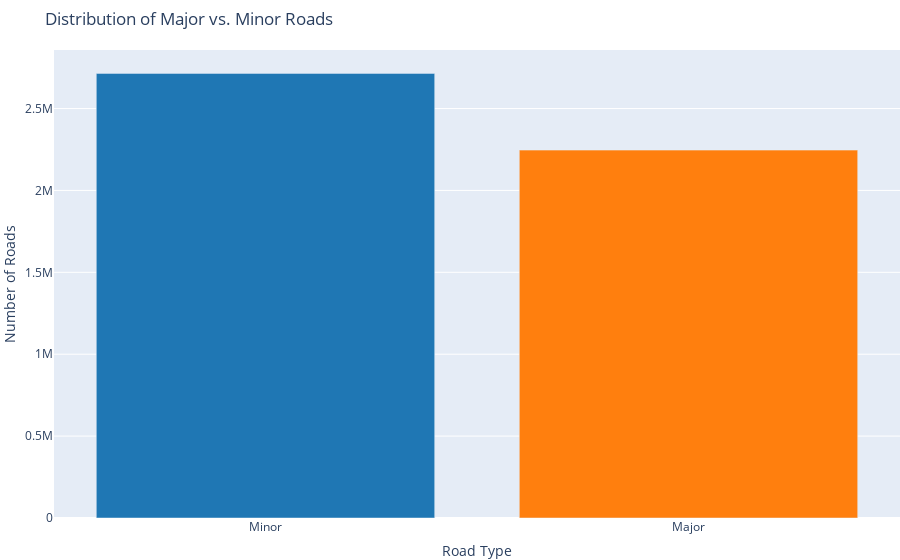

The code cell stored with this chart in its notebook:
### Code cell
import plotly.express as px
import pandas as pd

# Assuming you have a large dataset with the column 'road_type'
# Count the occurrences of 'Major' and 'Minor'
road_type_counts = pd_raw_count['road_type'].value_counts()

# Convert the counts to a DataFrame for easy plotting
road_type_df = road_type_counts.reset_index()
road_type_df.columns = ['road_type', 'count']

# Create a bar chart using Plotly Express
fig = px.bar(
    road_type_df, 
    x='road_type', 
    y='count', 
    title="Distribution of Major vs. Minor Roads",
    labels={'road_type': 'Road Type', 'count': 'Count'},
    color='road_type',  # Color by road type
    color_discrete_sequence=["#1f77b4", "#ff7f0e"]  # Set custom colors for Major and Minor
)

# Customize the layout for better readability
fig.update_layout(
    xaxis_title="Road Type",
    yaxis_title="Number of Roads",
    showlegend=False,
    margin={"r":0,"t":50,"l":0,"b":0}
)

# Show the plot
fig.show()

### Figure 1 — Plotly figure (JSON) as saved in the notebook; plotly's stock layout.template omitted (floating-point values rounded to 4 significant figures)
{"data": [{"alignmentgroup": "True", "hovertemplate": "Road Type=%{x}<br>Count=%{y}<extra></extra>", "legendgroup": "Minor", "marker": {"color": "#1f77b4", "pattern": {"shape": ""}}, "name": "Minor", "offsetgroup": "Minor", "orientation": "v", "showlegend": true, "textposition": "auto", "type": "bar", "x": ["Minor"], "xaxis": "x", "y": [2714664], "yaxis": "y"}, {"alignmentgroup": "True", "hovertemplate": "Road Type=%{x}<br>Count=%{y}<extra></extra>", "legendgroup": "Major", "marker": {"color": "#ff7f0e", "pattern": {"shape": ""}}, "name": "Major", "offsetgroup": "Major", "orientation": "v", "showlegend": true, "textposition": "auto", "type": "bar", "x": ["Major"], "xaxis": "x", "y": [2246196], "yaxis": "y"}], "layout": {"barmode": "relative", "legend": {"title": {"text": "Road Type"}, "tracegroupgap": 0}, "margin": {"b": 0, "l": 0, "r": 0, "t": 50}, "showlegend": false, "title": {"text": "Distribution of Major vs. Minor Roads"}, "xaxis": {"anchor": "y", "categoryarray": ["Minor", "Major"], "categoryorder": "array", "domain": [0, 1], "title": {"text": "Road Type"}}, "yaxis": {"anchor": "x", "domain": [0, 1], "title": {"text": "Number of Roads"}}}}
